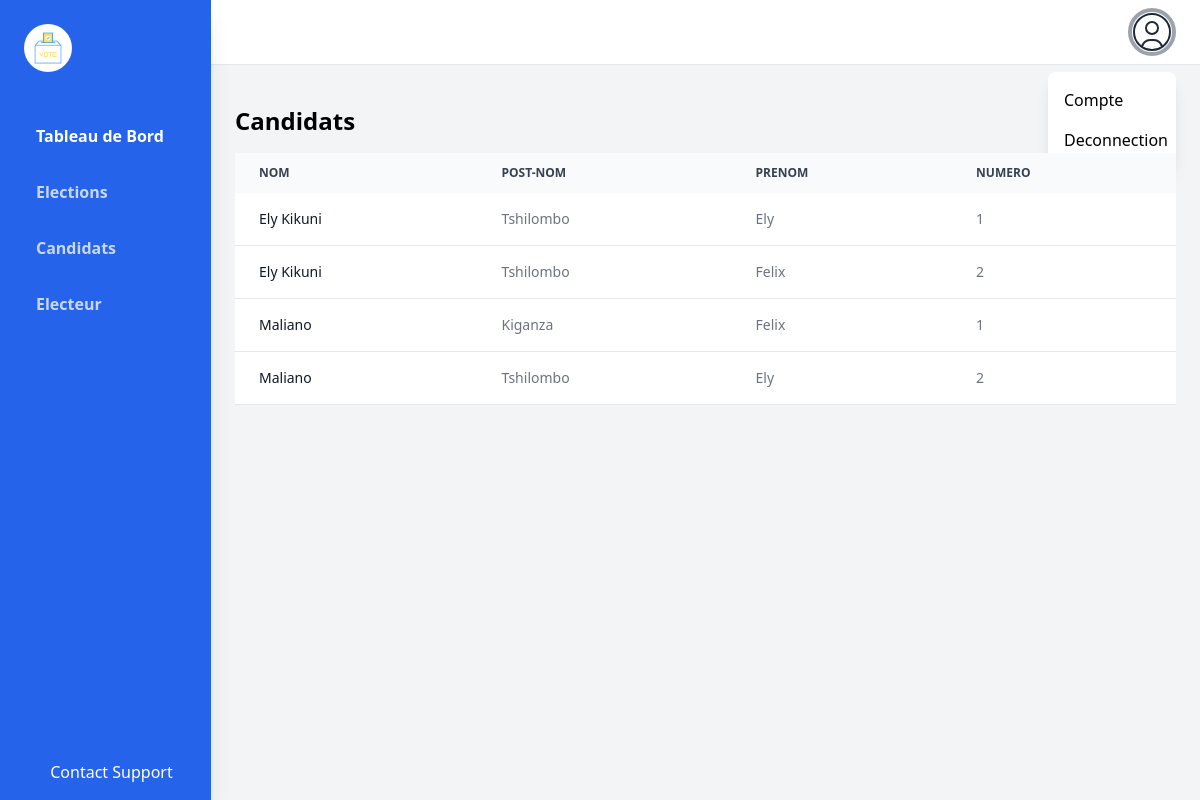
Before: /candidats (signed in) with the older database file.
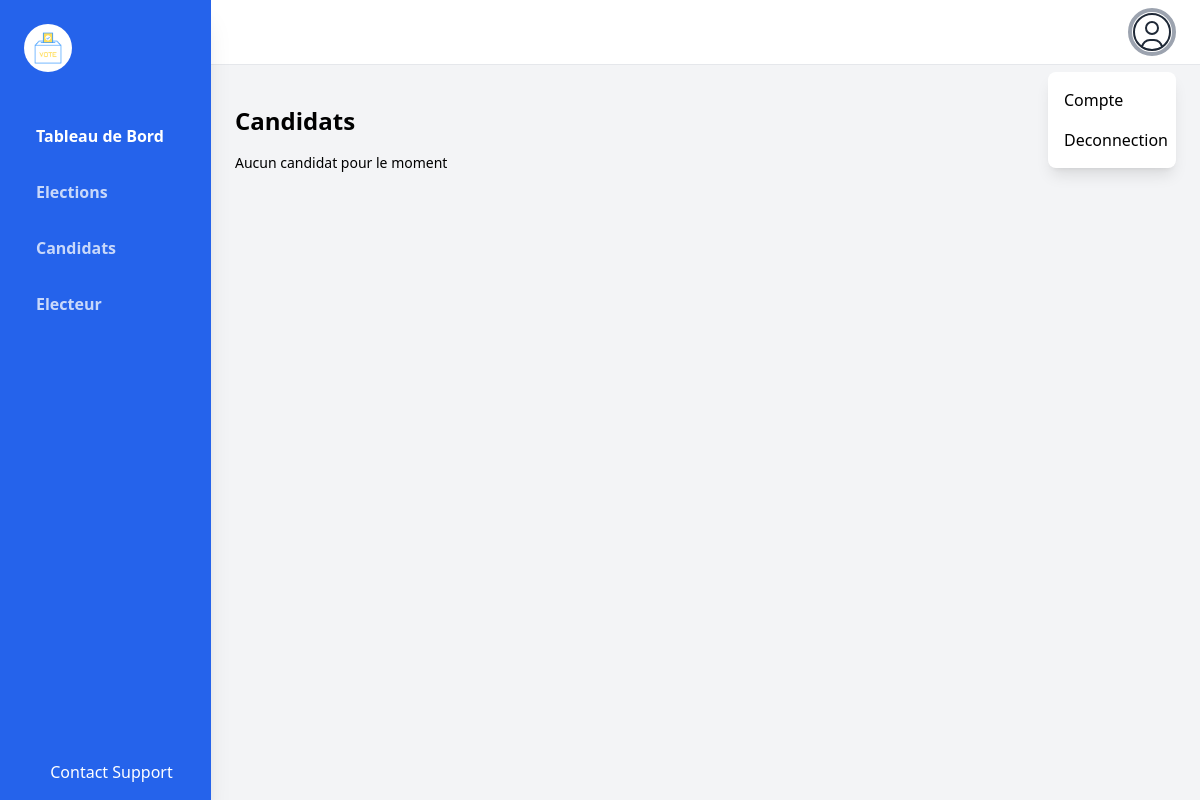
After: the same page with the newer database file.
### vote/models.py (models this page shows)
class Candidat(models.Model):
    list_candidat = models.ForeignKey(ScrutinList, on_delete=CASCADE)
    prenom = models.CharField(max_length=50)
    nom = models.CharField(max_length=50)
    post_nom = models.CharField(max_length=50, blank=True)
    numero = models.PositiveIntegerField(default=0)
    photo = models.ImageField(
        verbose_name='photo de profil', upload_to='photo_candidat', blank=True)
    key = models.CharField(max_length=50)
    telephone = models.PositiveIntegerField()
    email = models.EmailField()
    date = models.DateTimeField(auto_now=True)

### vote/views.py (the view)
# urls.py: path('candidats',candidats, name='candidats'),
@admin_required
def candidats(request):
    candidats = Candidat.objects.all()
    return render(request,'candidats.html', {'candidats':candidats})

### vote/templates/candidats.html
{% extends "base.html" %}
{% block content %}
<div>
    <h1 class="text-2xl font-bold my-4">Candidats</h1>
    {% if candidats %}
    <div class="relative overflow-x-auto">
        <table class="w-full text-sm text-left text-gray-500 dark:text-gray-400">
            <thead class="text-xs text-gray-700 uppercase bg-gray-50 dark:bg-gray-700 dark:text-gray-400">
                <tr>
                    <th scope="col" class="px-6 py-3">
                        Nom
                    </th>
                    <th scope="col" class="px-6 py-3">
                        Post-Nom
                    </th>
                    <th scope="col" class="px-6 py-3">
                        Prenom
                    </th>
                    <th scope="col" class="px-6 py-3">
                        Numero
                    </th>
                </tr>
            </thead>
            <tbody>
                {% for c in candidats %}
                <tr class="bg-white border-b dark:bg-gray-800 dark:border-gray-700">
                    <th scope="row" class="px-6 py-4 font-medium text-gray-900 whitespace-nowrap dark:text-white">
                        {{c.nom}}
                    </th>
                    <td class="px-6 py-4">
                        {{c.post_nom}}
                    </td>
                    <td class="px-6 py-4">
                        {{c.prenom}}
                    </td>
                    <td class="px-6 py-4">
                        {{c.numero}}
                    </td>
                </tr>
                {% endfor %}
            </tbody>
        </table>
    </div>
    {% else %}
        <p class="text-sm">Aucun candidat pour le moment</p>
    {% endif %}
</div>
{% endblock content %}

Changed rows visible on the page:
removed Candidat: nom "Ely Kikuni", post_nom "Tshilombo", prenom "Ely", numero "1"
removed Candidat: nom "Ely Kikuni", post_nom "Tshilombo", prenom "Felix", numero "2"
removed Candidat: nom "Maliano", post_nom "Kiganza", prenom "Felix", numero "1"
removed Candidat: nom "Maliano", post_nom "Tshilombo", prenom "Ely", numero "2"
Other visible differences:
text no longer shown: "NOM POST-NOM PRENOM NUMERO"
text now shown: "Aucun candidat pour le moment"
